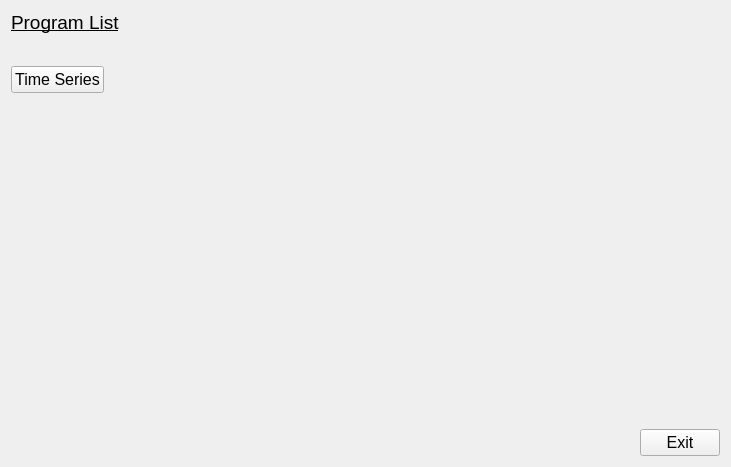
      <widget class="QWidget" name="programListPage">
       <layout class="QVBoxLayout" name="verticalLayout_2">
        <item>
         <layout class="QHBoxLayout" name="horizontalLayout_3">
          <item>
           <widget class="QLabel" name="label_2">
            <property name="font">
             <font>
              <pointsize>14</pointsize>
              <underline>true</underline>
             </font>
            </property>
            <property name="text">
             <string>Program List</string>
            </property>
           </widget>
          </item>
          <item>
           <spacer name="horizontalSpacer_4">
            <property name="orientation">
             <enum>Qt::Horizontal</enum>
            </property>
            <property name="sizeType">
             <enum>QSizePolicy::MinimumExpanding</enum>
            </property>
            <property name="sizeHint" stdset="0">
             <size>
              <width>600</width>
              <height>20</height>
             </size>
            </property>
           </spacer>
          </item>
         </layout>
        </item>
        <item>
         <spacer name="verticalSpacer">
          <property name="orientation">
           <enum>Qt::Vertical</enum>
          </property>
          <property name="sizeType">
           <enum>QSizePolicy::Fixed</enum>
          </property>
          <property name="sizeHint" stdset="0">
           <size>
            <width>20</width>
            <height>26</height>
           </size>
          </property>
         </spacer>
        </item>
        <item>
         <layout class="QHBoxLayout" name="horizontalLayout">
          <item>
           <widget class="QPushButton" name="timeSeriesButton">
            <property name="font">
             <font>
              <pointsize>12</pointsize>
             </font>
            </property>
            <property name="text">
             <string>Time Series</string>
            </property>
           </widget>
          </item>
          <item>
           <spacer name="horizontalSpacer">
            <property name="orientation">
             <enum>Qt::Horizontal</enum>
            </property>
            <property name="sizeHint" stdset="0">
             <size>
              <width>40</width>
              <height>20</height>
             </size>
            </property>
           </spacer>
          </item>
         </layout>
        </item>
        <item>
         <spacer name="verticalSpacer_2">
          <property name="orientation">
           <enum>Qt::Vertical</enum>
          </property>
          <property name="sizeType">
           <enum>QSizePolicy::MinimumExpanding</enum>
          </property>
          <property name="sizeHint" stdset="0">
           <size>
            <width>20</width>
            <height>330</height>
           </size>
          </property>
         </spacer>
        </item>
        <item>
         <layout class="QHBoxLayout" name="horizontalLayout_4">
          <item>
           <spacer name="horizontalSpacer_5">
            <property name="orientation">
             <enum>Qt::Horizontal</enum>
            </property>
            <property name="sizeHint" stdset="0">
             <size>
              <width>40</width>
              <height>20</height>
             </size>
            </property>
           </spacer>
          </item>
          <item>
           <widget class="QPushButton" name="exitButton">
            <property name="font">
             <font>
              <pointsize>12</pointsize>
             </font>
            </property>
            <property name="text">
             <string>Exit</string>
            </property>
           </widget>
          </item>
         </layout>
        </item>
       </layout>
      </widget>
